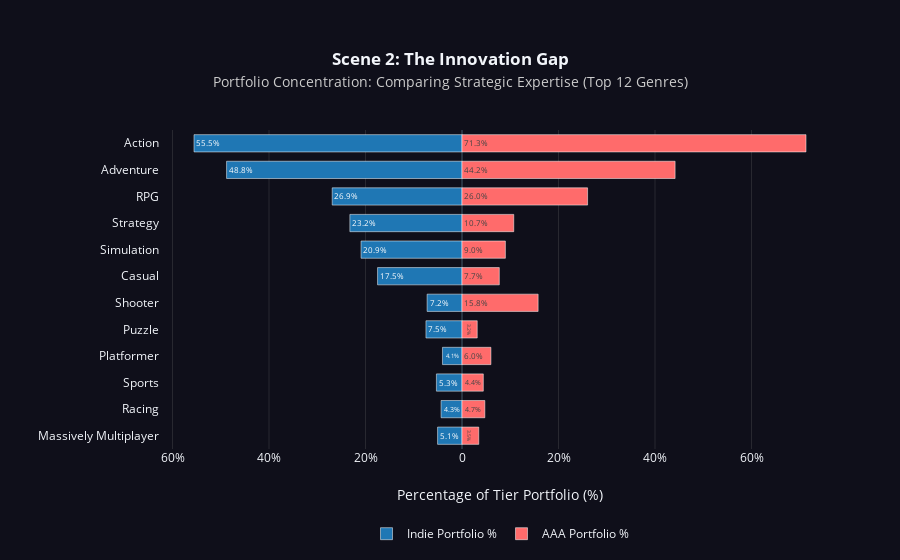

Notebook code cell kept with this figure:
### Code cell
import plotly.graph_objects as go
import pandas as pd

# --- 1. DATA PREP: CLEANING & NORMALIZATION ---
df_flat = df_clean.copy()

# A. Explode genres into individual rows
if isinstance(df_flat['genres'].iloc[0], str):
    df_flat['genres'] = df_flat['genres'].str.split(',')
df_flat = df_flat.explode('genres')
df_flat['genres'] = df_flat['genres'].str.strip()

# B. REMOVE 'INDIE' FROM THE GENRE LIST
# We remove the 'Indie' genre tag to focus on functional categories
df_flat = df_flat[df_flat['genres'].str.lower() != 'indie']

# C. Calculate Total Games per Tier for % calculation
# We use the original df_clean to get accurate total counts of games in each tier
tier_totals = df_clean['tier'].value_counts().to_dict()

# D. Group by Genre and Tier
df_genre_stats = df_flat.groupby(['genres', 'tier']).size().reset_index(name='raw_count')

# E. Calculate % Concentration: (Count of Genre X in Tier Y) / (Total Games in Tier Y)
df_genre_stats['concentration'] = df_genre_stats.apply(
    lambda row: (row['raw_count'] / tier_totals[row['tier']]) * 100, axis=1
)

# F. Pivot for the Butterfly Chart and Slice Top 12
df_pivot_g = df_genre_stats.pivot(index='genres', columns='tier', values='concentration').fillna(0)
df_pivot_g['total_weight'] = df_pivot_g.get('Indie', 0) + df_pivot_g.get('AAA', 0)
df_pivot_g = df_pivot_g.sort_values('total_weight', ascending=True).tail(12)

# --- 2. CREATE THE BUTTERFLY FIGURE ---
fig = go.Figure()

# Indie Bars (Left - Negative scaling for visual symmetry)
fig.add_trace(go.Bar(
    y=df_pivot_g.index,
    x=df_pivot_g['Indie'] * -1,
    name='Indie Portfolio %',
    orientation='h',
    marker=dict(color='#1F77B4', line=dict(color='white', width=0.5)),
    text=df_pivot_g['Indie'].apply(lambda x: f"{x:.1f}%"),
    textposition='inside',
    insidetextanchor='end',
    hovertemplate='<b>Indie</b><br>%{y}: %{text} of all Indie titles<extra></extra>'
))

# AAA Bars (Right - Positive scaling)
fig.add_trace(go.Bar(
    y=df_pivot_g.index,
    x=df_pivot_g['AAA'],
    name='AAA Portfolio %',
    orientation='h',
    marker=dict(color='#FF6B6B', line=dict(color='white', width=0.5)),
    text=df_pivot_g['AAA'].apply(lambda x: f"{x:.1f}%"),
    textposition='inside',
    insidetextanchor='start',
    hovertemplate='<b>AAA</b><br>%{y}: %{text} of all AAA titles<extra></extra>'
))

# --- 3. PROFESSIONAL STYLING & OVERLAP PREVENTION ---
fig.update_layout(
    title=dict(
        text='<b>Scene 2: The Innovation Gap</b><br><span style="font-size:14px; color:#ccc;">Portfolio Concentration: Comparing Strategic Expertise (Top 12 Genres)</span>',
        x=0.5, xanchor='center', pad=dict(b=30)
    ),
    template='plotly_dark',
    paper_bgcolor='#0f0f1a',
    plot_bgcolor='#0f0f1a',
    barmode='relative',
    bargap=0.35,
    margin=dict(l=160, r=60, t=130, b=100),
    xaxis=dict(
        title=dict(text='Percentage of Tier Portfolio (%)', standoff=25),
        tickvals=[-60, -40, -20, 0, 20, 40, 60],
        ticktext=['60%', '40%', '20%', '0', '20%', '40%', '60%'],
        showgrid=True,
        gridcolor='#282830'
    ),
    yaxis=dict(showgrid=False, tickfont=dict(size=12)),
    legend=dict(orientation="h", yanchor="top", y=-0.22, xanchor="center", x=0.5)
)

fig.show()

### Figure 1 — Plotly figure (JSON) as saved in the notebook; plotly's stock layout.template omitted (floating-point values rounded to 4 significant figures)
{"data": [{"hovertemplate": "<b>Indie</b><br>%{y}: %{text} of all Indie titles<extra></extra>", "insidetextanchor": "end", "marker": {"color": "#1F77B4", "line": {"color": "white", "width": 0.5}}, "name": "Indie Portfolio %", "orientation": "h", "text": ["5.1%", "4.3%", "5.3%", "4.1%", "7.5%", "7.2%", "17.5%", "20.9%", "23.2%", "26.9%", "48.8%", "55.5%"], "textposition": "inside", "type": "bar", "x": [-5.063, -4.339, -5.304, -4.05, -7.473, -7.232, -17.5, -20.93, -23.24, -26.9, -48.79, -55.54], "y": ["Massively Multiplayer", "Racing", "Sports", "Platformer", "Puzzle", "Shooter", "Casual", "Simulation", "Strategy", "RPG", "Adventure", "Action"]}, {"hovertemplate": "<b>AAA</b><br>%{y}: %{text} of all AAA titles<extra></extra>", "insidetextanchor": "start", "marker": {"color": "#FF6B6B", "line": {"color": "white", "width": 0.5}}, "name": "AAA Portfolio %", "orientation": "h", "text": ["3.5%", "4.7%", "4.4%", "6.0%", "3.2%", "15.8%", "7.7%", "9.0%", "10.7%", "26.0%", "44.2%", "71.3%"], "textposition": "inside", "type": "bar", "x": [3.47, 4.732, 4.416, 5.994, 3.155, 15.77, 7.729, 8.991, 10.73, 26.03, 44.16, 71.29], "y": ["Massively Multiplayer", "Racing", "Sports", "Platformer", "Puzzle", "Shooter", "Casual", "Simulation", "Strategy", "RPG", "Adventure", "Action"]}], "layout": {"bargap": 0.35, "barmode": "relative", "legend": {"orientation": "h", "x": 0.5, "xanchor": "center", "y": -0.22, "yanchor": "top"}, "margin": {"b": 100, "l": 160, "r": 60, "t": 130}, "paper_bgcolor": "#0f0f1a", "plot_bgcolor": "#0f0f1a", "title": {"pad": {"b": 30}, "text": "<b>Scene 2: The Innovation Gap</b><br><span style=\"font-size:14px; color:#ccc;\">Portfolio Concentration: Comparing Strategic Expertise (Top 12 Genres)</span>", "x": 0.5, "xanchor": "center"}, "xaxis": {"gridcolor": "#282830", "showgrid": true, "ticktext": ["60%", "40%", "20%", "0", "20%", "40%", "60%"], "tickvals": [-60, -40, -20, 0, 20, 40, 60], "title": {"standoff": 25, "text": "Percentage of Tier Portfolio (%)"}}, "yaxis": {"showgrid": false, "tickfont": {"size": 12}}}}
